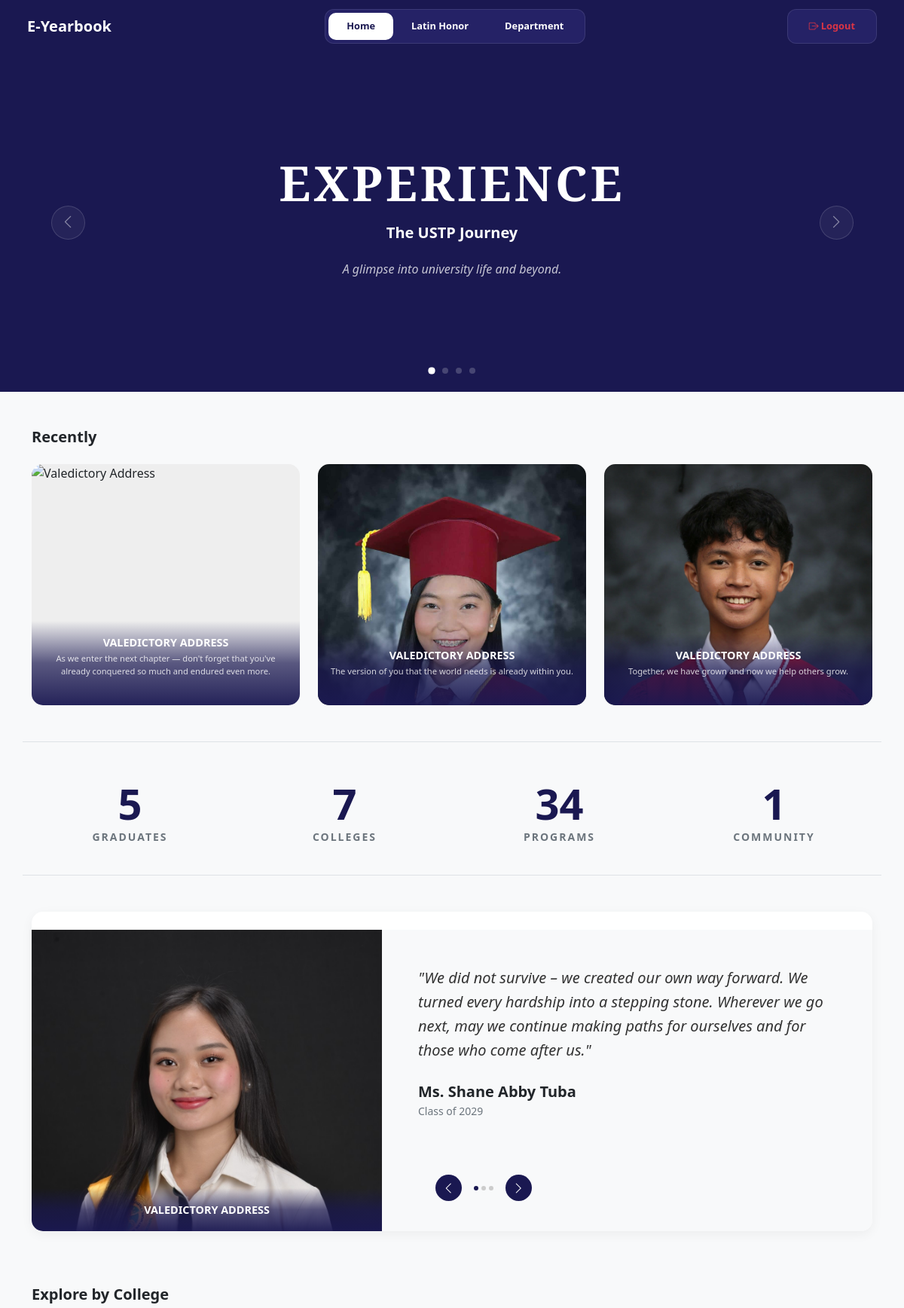
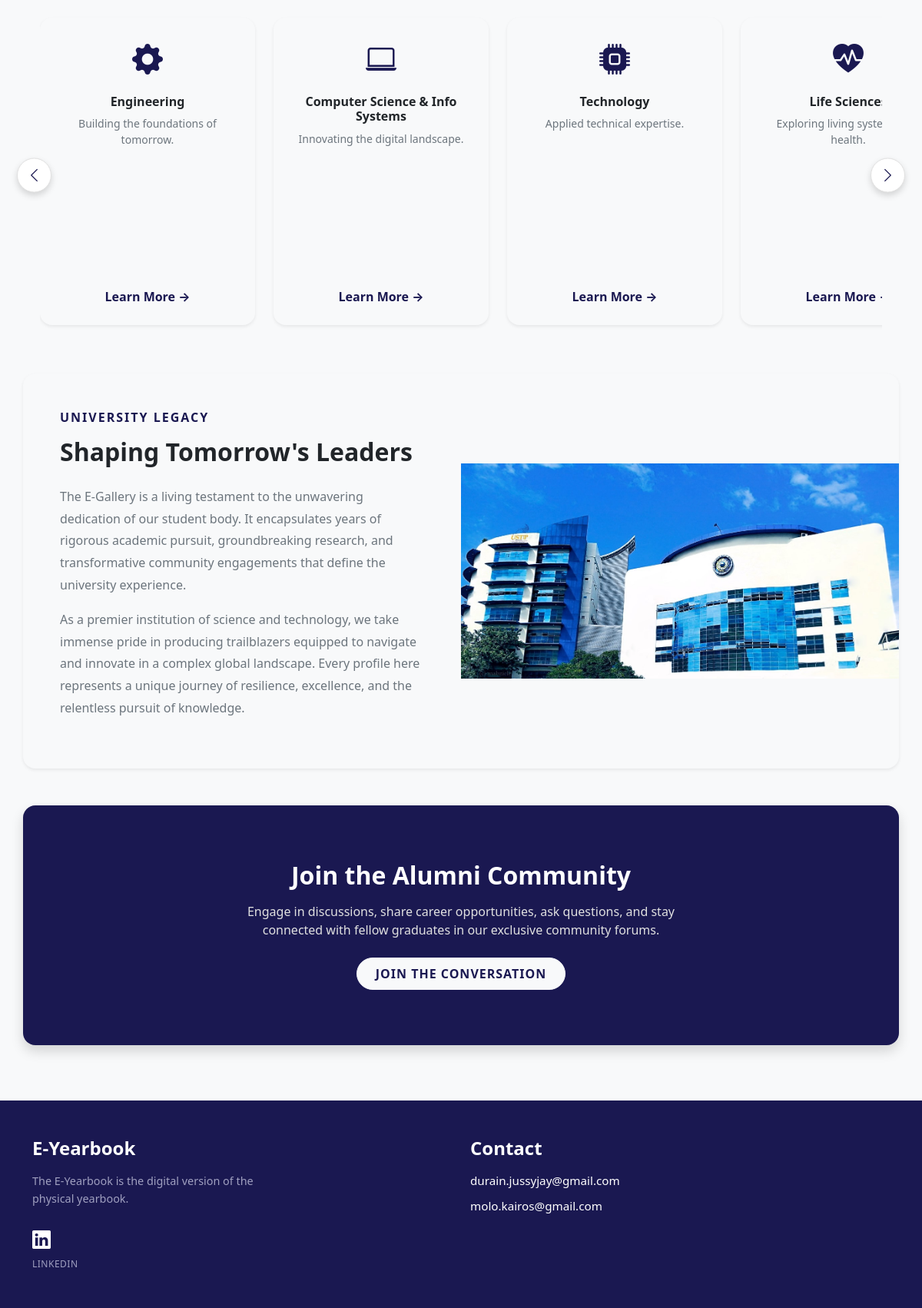
The page /public/user/index (signed in) on the database as committed earlier (2 pictures, top to bottom).
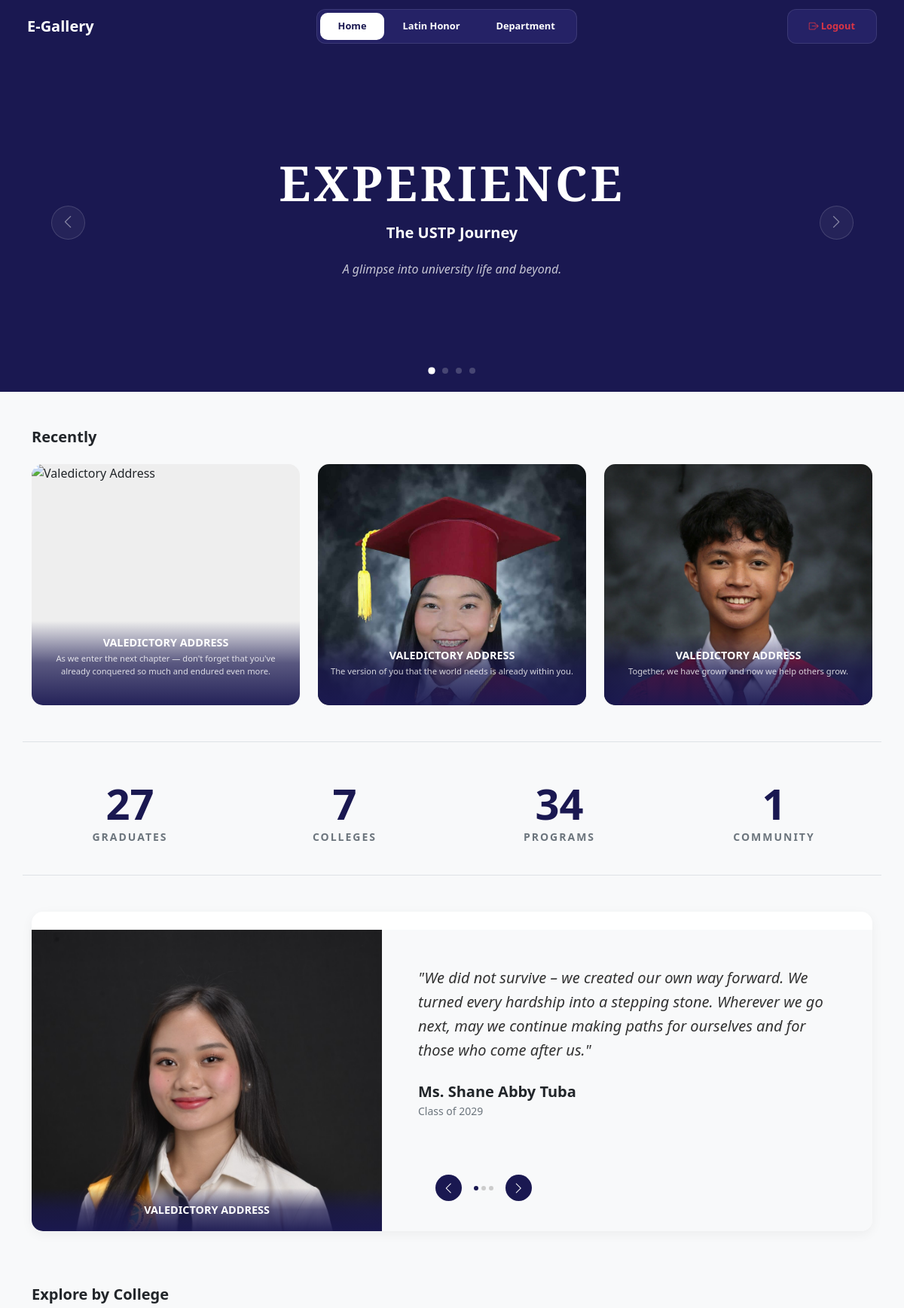
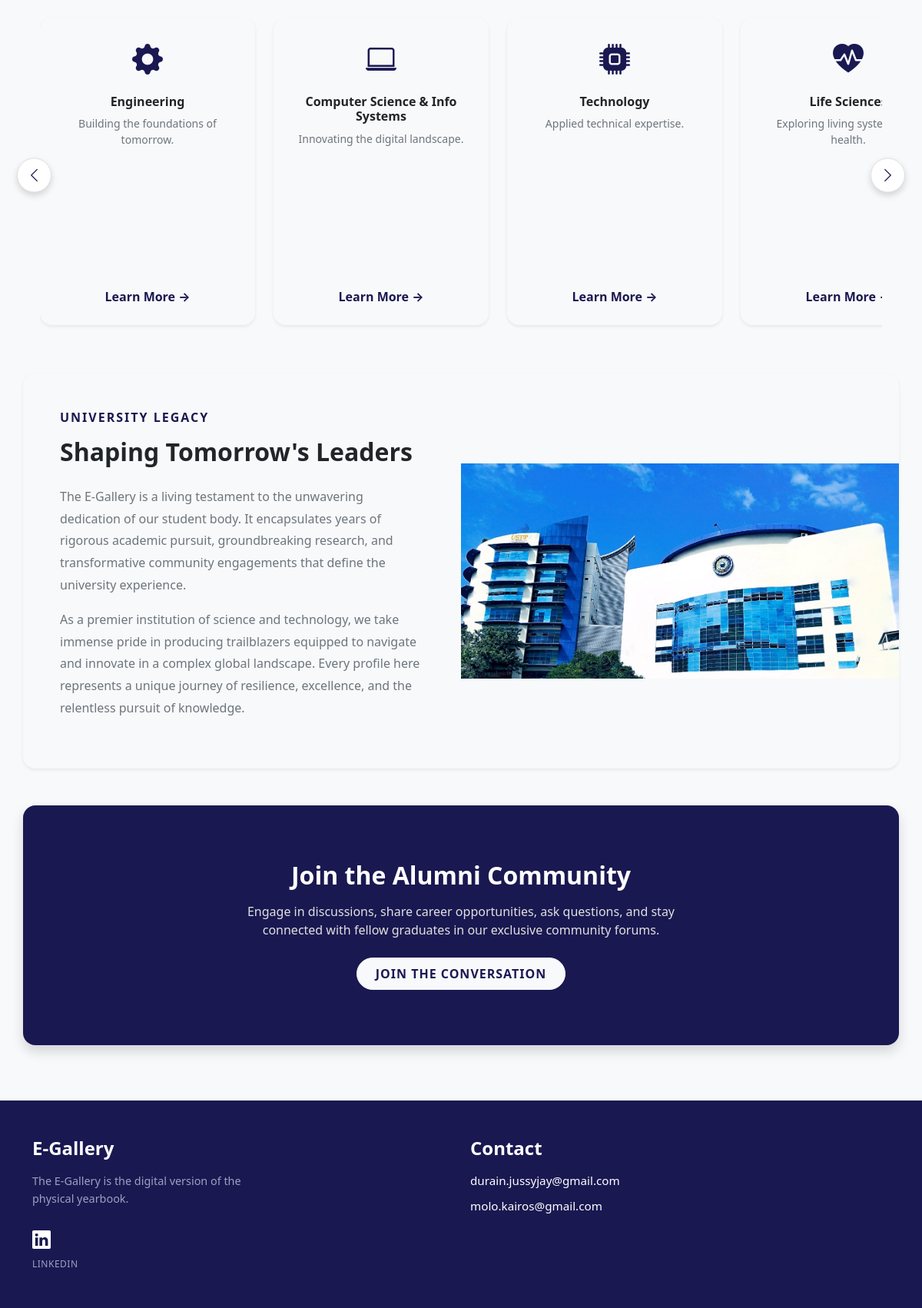
The same page on the database as committed later (2 pictures, top to bottom).
### tables this page shows
CREATE TABLE `system_settings` (
  `id` int(11) NOT NULL,
  `setting_key` varchar(50) NOT NULL,
  `setting_value` varchar(255) NOT NULL
);

### public/user/includes/navbar.php (shortened to what the changed rows need)
<?php
$sysNameDisplay = 'E-Gallery';
if (isset($conn)) {
    $sysNameQuery = $conn->query("SELECT setting_value FROM system_settings WHERE setting_key = 'system_name'");
    if ($sysNameQuery && $sysNameQuery->num_rows > 0) {
        $row = $sysNameQuery->fetch_assoc();
        $sysNameDisplay = $row['setting_value'];
    }
}
?>
<nav class="navbar navbar-expand-md navbar-dark dashboard-nav px-4">
    <div class="container-fluid">
        <a class="navbar-brand fw-bold" href="#"><?php echo htmlspecialchars($sysNameDisplay); ?></a>
        <div class="collapse navbar-collapse" id="mainNavCollapse">
            <div class="navbar-nav bg-navy-pill p-1 mx-auto mt-3 mt-md-0">
            </div>
            <div class="navbar-nav bg-navy-pill p-1 mt-2 mt-md-0">
            </div>
        </div>
    </div>
</nav>

### public/user/includes/home.php (shortened to what the changed rows need)
<?php
$graduateCount = 0;
$collegeCount  = 0;
$programCount  = 0;
if (isset($conn)) {
    $graduateCount = (int) $conn->query("SELECT COUNT(*) FROM student_profiles")->fetch_row()[0];
    $collegeCount  = (int) $conn->query("SELECT COUNT(*) FROM departments")->fetch_row()[0];
    $programCount  = (int) $conn->query("SELECT COUNT(*) FROM programs")->fetch_row()[0];
}
?>
<section id="home">
    <div class="row g-4 mt-5 py-4 text-center border-top border-bottom">
        <div class="col-md-3 col-6">
            <h2 class="display-4 fw-bold mb-0" style="color: var(--navy-dark);"><?php echo number_format($graduateCount); ?></h2>
            <p class="text-uppercase text-secondary small fw-bold" style="letter-spacing: 2px;">Graduates</p>
        </div>
        <div class="col-md-3 col-6">
            <h2 class="display-4 fw-bold mb-0" style="color: var(--navy-dark);"><?php echo $collegeCount; ?></h2>
        </div>
        <div class="col-md-3 col-6">
            <h2 class="display-4 fw-bold mb-0" style="color: var(--navy-dark);"><?php echo $programCount; ?></h2>
        </div>
        <div class="col-md-3 col-6">
            <h2 class="display-4 fw-bold mb-0" style="color: var(--navy-dark);">1</h2>
        </div>
    </div>
    <div class="row mt-5 mb-4 align-items-center bg-light-gray rounded-4 overflow-hidden shadow-sm" style="min-height: 400px;">
        <div class="col-md-6 p-4 p-md-5">
            <h2 class="fw-bold mb-4">Shaping Tomorrow's Leaders</h2>
        </div>
    </div>
    <div class="row mt-5 mb-4 text-center rounded-4 p-4 p-md-5 shadow" style="background-color: var(--navy-dark); color: white;">
        <div class="col-12 py-4">
            <h2 class="fw-bold mb-3">Join the Alumni Community</h2>
        </div>
    </div>
</section>

### public/user/includes/footer.php (shortened to what the changed rows need)
<?php
$sysNameDisplay = 'E-Gallery';
if (isset($conn)) {
    $sysNameQuery = $conn->query("SELECT setting_value FROM system_settings WHERE setting_key = 'system_name'");
    if ($sysNameQuery && $sysNameQuery->num_rows > 0) {
        $row = $sysNameQuery->fetch_assoc();
        $sysNameDisplay = $row['setting_value'];
    }
}
?>
    <footer class="user-footer py-5">
        <div class="container">
            <div class="row align-items-start">
                <div class="col-md-6 mb-4 mb-md-0">
                    <h4 class="fw-bold text-white mb-3"><?php echo htmlspecialchars($sysNameDisplay); ?></h4>
                    <p class="footer-text mb-4">The <?php echo htmlspecialchars($sysNameDisplay); ?> is the digital version of the physical yearbook.</p>
                    <div class="d-flex flex-column align-items-start">
                        <a href="https://www.linkedin.com/in/jussy-jay-durain-218739373/" class="linkedin-icon">
                        </a>
                        <span class="linkedin-label">LinkedIn</span>
                    </div>
                </div>
            </div>
        </div>
    </footer>

Rows that differ between the two databases and show on the page:
changed system_settings: setting_value "E-Yearbook" → "E-Gallery"
Other text that changed with them:
$graduateCount: "5" → "27"
